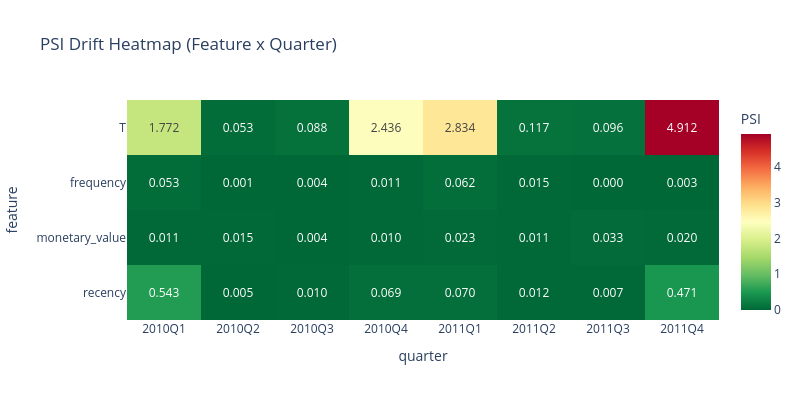

This figure's notebook cell:
### Code cell
# PSI Heatmap
pivot = psi_df.pivot_table(index='feature', columns='quarter', values='psi')

fig = px.imshow(pivot, text_auto='.3f', aspect='auto',
                color_continuous_scale='RdYlGn_r',
                title='PSI Drift Heatmap (Feature x Quarter)',
                labels={'color': 'PSI'})
fig.update_layout(width=800, height=400)
fig.show()

### Figure 1 — Plotly figure (JSON) as saved in the notebook; plotly's stock layout.template omitted (floating-point values rounded to 4 significant figures)
{"data": [{"coloraxis": "coloraxis", "hovertemplate": "quarter: %{x}<br>feature: %{y}<br>PSI: %{z}<extra></extra>", "name": "0", "texttemplate": "%{z:.3f}", "type": "heatmap", "x": ["2010Q1", "2010Q2", "2010Q3", "2010Q4", "2011Q1", "2011Q2", "2011Q3", "2011Q4"], "xaxis": "x", "y": ["T", "frequency", "monetary_value", "recency"], "yaxis": "y", "z": [[1.772, 0.05299, 0.08773, 2.436, 2.834, 0.1174, 0.09646, 4.912], [0.0531, 0.001064, 0.004134, 0.01148, 0.06217, 0.01476, 0.0001617, 0.003021], [0.01107, 0.01512, 0.003877, 0.009609, 0.02316, 0.0114, 0.03272, 0.02016], [0.5428, 0.004606, 0.009775, 0.0687, 0.06977, 0.01188, 0.006772, 0.4712]]}], "layout": {"coloraxis": {"colorbar": {"title": {"text": "PSI"}}, "colorscale": [[0.0, "rgb(0,104,55)"], [0.1, "rgb(26,152,80)"], [0.2, "rgb(102,189,99)"], [0.3, "rgb(166,217,106)"], [0.4, "rgb(217,239,139)"], [0.5, "rgb(255,255,191)"], [0.6, "rgb(254,224,139)"], [0.7, "rgb(253,174,97)"], [0.8, "rgb(244,109,67)"], [0.9, "rgb(215,48,39)"], [1.0, "rgb(165,0,38)"]]}, "height": 400, "title": {"text": "PSI Drift Heatmap (Feature x Quarter)"}, "width": 800, "xaxis": {"anchor": "y", "domain": [0.0, 1.0], "title": {"text": "quarter"}}, "yaxis": {"anchor": "x", "autorange": "reversed", "domain": [0.0, 1.0], "title": {"text": "feature"}}}}
